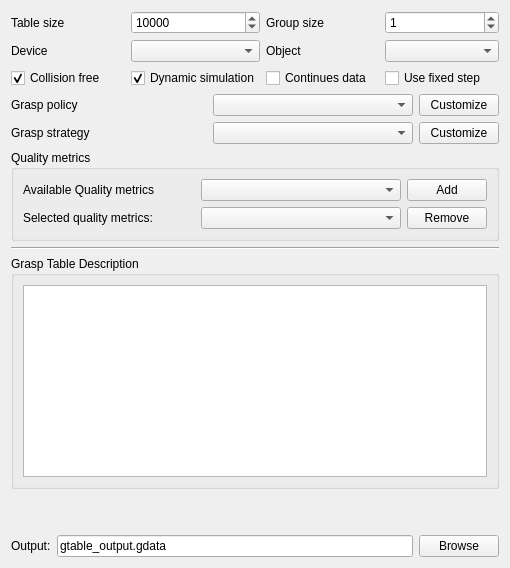
      <widget class="QWidget" name="tab">
       <attribute name="title">
        <string>Table setup</string>
       </attribute>
       <layout class="QVBoxLayout" name="verticalLayout_9">
        <item>
         <layout class="QGridLayout" name="gridLayout_3">
          <item row="0" column="0">
           <widget class="QLabel" name="label_62">
            <property name="text">
             <string>Table size</string>
            </property>
           </widget>
          </item>
          <item row="0" column="1">
           <widget class="QSpinBox" name="_tableSizeSpin">
            <property name="maximum">
             <number>100000</number>
            </property>
            <property name="value">
             <number>10000</number>
            </property>
           </widget>
          </item>
          <item row="0" column="2">
           <widget class="QLabel" name="label_63">
            <property name="text">
             <string>Group size</string>
            </property>
           </widget>
          </item>
          <item row="0" column="3">
           <widget class="QSpinBox" name="_groupSizeSpin">
            <property name="value">
             <number>1</number>
            </property>
           </widget>
          </item>
          <item row="2" column="0">
           <widget class="QCheckBox" name="_collisionFreeInitBox">
            <property name="text">
             <string>Collision free</string>
            </property>
            <property name="checked">
             <bool>true</bool>
            </property>
           </widget>
          </item>
          <item row="2" column="1">
           <widget class="QCheckBox" name="_dynamicSimulationBox">
            <property name="text">
             <string>Dynamic simulation</string>
            </property>
            <property name="checked">
             <bool>true</bool>
            </property>
           </widget>
          </item>
          <item row="2" column="2">
           <widget class="QCheckBox" name="_continuesLoggingBox">
            <property name="text">
             <string>Continues data</string>
            </property>
           </widget>
          </item>
          <item row="1" column="0">
           <widget class="QLabel" name="label_65">
            <property name="text">
             <string>Device</string>
            </property>
           </widget>
          </item>
          <item row="1" column="1">
           <widget class="QComboBox" name="_deviceBox"/>
          </item>
          <item row="1" column="2">
           <widget class="QLabel" name="label_66">
            <property name="text">
             <string>Object</string>
            </property>
           </widget>
          </item>
          <item row="1" column="3">
           <widget class="QComboBox" name="_objectBox"/>
          </item>
          <item row="2" column="3">
           <widget class="QCheckBox" name="_fixedGroupBox">
            <property name="text">
             <string>Use fixed step</string>
            </property>
           </widget>
          </item>
         </layout>
        </item>
        <item>
         <layout class="QHBoxLayout" name="horizontalLayout_4">
          <item>
           <widget class="QLabel" name="label_29">
            <property name="text">
             <string>Grasp policy</string>
            </property>
           </widget>
          </item>
          <item>
           <spacer name="horizontalSpacer">
            <property name="orientation">
             <enum>Qt::Horizontal</enum>
            </property>
            <property name="sizeHint" stdset="0">
             <size>
              <width>40</width>
              <height>20</height>
             </size>
            </property>
           </spacer>
          </item>
          <item>
           <widget class="QComboBox" name="_gPolicyBox">
            <property name="minimumSize">
             <size>
              <width>200</width>
              <height>0</height>
             </size>
            </property>
           </widget>
          </item>
          <item>
           <widget class="QPushButton" name="_propGPolicyBtn">
            <property name="text">
             <string>Customize</string>
            </property>
           </widget>
          </item>
         </layout>
        </item>
        <item>
         <layout class="QHBoxLayout" name="horizontalLayout_5">
          <item>
           <widget class="QLabel" name="label_30">
            <property name="text">
             <string>Grasp strategy</string>
            </property>
           </widget>
          </item>
          <item>
           <spacer name="horizontalSpacer_2">
            <property name="orientation">
             <enum>Qt::Horizontal</enum>
            </property>
            <property name="sizeHint" stdset="0">
             <size>
              <width>40</width>
              <height>20</height>
             </size>
            </property>
           </spacer>
          </item>
          <item>
           <widget class="QComboBox" name="_gStrategyBox">
            <property name="minimumSize">
             <size>
              <width>200</width>
              <height>0</height>
             </size>
            </property>
           </widget>
          </item>
          <item>
           <widget class="QPushButton" name="_propGStrategyBtn">
            <property name="text">
             <string>Customize</string>
            </property>
           </widget>
          </item>
         </layout>
        </item>
        <item>
         <widget class="QGroupBox" name="groupBox_6">
          <property name="title">
           <string>Quality metrics</string>
          </property>
          <layout class="QVBoxLayout" name="verticalLayout_8">
           <item>
            <layout class="QHBoxLayout" name="horizontalLayout_6">
             <item>
              <widget class="QLabel" name="label_31">
               <property name="text">
                <string>Available Quality metrics</string>
               </property>
              </widget>
             </item>
             <item>
              <spacer name="horizontalSpacer_3">
               <property name="orientation">
                <enum>Qt::Horizontal</enum>
               </property>
               <property name="sizeHint" stdset="0">
                <size>
                 <width>40</width>
                 <height>20</height>
                </size>
               </property>
              </spacer>
             </item>
             <item>
              <widget class="QComboBox" name="_qAvailMetricsBox">
               <property name="minimumSize">
                <size>
                 <width>200</width>
                 <height>0</height>
                </size>
               </property>
              </widget>
             </item>
             <item>
              <widget class="QPushButton" name="_addBtn">
               <property name="text">
                <string>Add</string>
               </property>
              </widget>
             </item>
            </layout>
           </item>
           <item>
            <layout class="QHBoxLayout" name="horizontalLayout_11">
             <item>
              <widget class="QLabel" name="label_3">
               <property name="text">
                <string>Selected quality metrics:</string>
               </property>
              </widget>
             </item>
             <item>
              <spacer name="horizontalSpacer_5">
               <property name="orientation">
                <enum>Qt::Horizontal</enum>
               </property>
               <property name="sizeHint" stdset="0">
                <size>
                 <width>40</width>
                 <height>20</height>
                </size>
               </property>
              </spacer>
             </item>
             <item>
              <widget class="QComboBox" name="_qMetricsBox">
               <property name="minimumSize">
                <size>
                 <width>200</width>
                 <height>0</height>
                </size>
               </property>
              </widget>
             </item>
             <item>
              <widget class="QPushButton" name="_removeBtn">
               <property name="text">
                <string>Remove</string>
               </property>
              </widget>
             </item>
            </layout>
           </item>
          </layout>
         </widget>
        </item>
        <item>
         <widget class="Line" name="line">
          <property name="orientation">
           <enum>Qt::Horizontal</enum>
          </property>
         </widget>
        </item>
        <item>
         <widget class="QGroupBox" name="groupBox_8">
          <property name="title">
           <string>Grasp Table Description</string>
          </property>
          <layout class="QVBoxLayout" name="verticalLayout_15">
           <item>
            <widget class="QPlainTextEdit" name="_descriptionEdit"/>
           </item>
          </layout>
         </widget>
        </item>
        <item>
         <spacer name="verticalSpacer_2">
          <property name="orientation">
           <enum>Qt::Vertical</enum>
          </property>
          <property name="sizeHint" stdset="0">
           <size>
            <width>20</width>
            <height>40</height>
           </size>
          </property>
         </spacer>
        </item>
        <item>
         <layout class="QHBoxLayout" name="horizontalLayout_14">
          <item>
           <widget class="QLabel" name="label_64">
            <property name="text">
             <string>Output:</string>
            </property>
           </widget>
          </item>
          <item>
           <widget class="QLineEdit" name="_outputFileEdit">
            <property name="text">
             <string>gtable_output.gdata</string>
            </property>
           </widget>
          </item>
          <item>
           <widget class="QPushButton" name="_browseOutputBtn">
            <property name="text">
             <string>Browse</string>
            </property>
           </widget>
          </item>
         </layout>
        </item>
       </layout>
      </widget>
